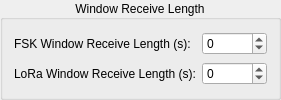
            <widget class="QGroupBox" name="groupBox_10">
             <property name="title">
              <string>Window Receive Length</string>
             </property>
             <property name="alignment">
              <set>Qt::AlignCenter</set>
             </property>
             <layout class="QGridLayout" name="gridLayout_12">
              <item row="1" column="0">
               <widget class="QLabel" name="label_34">
                <property name="text">
                 <string>LoRa Window Receive Length (s):</string>
                </property>
               </widget>
              </item>
              <item row="0" column="0">
               <widget class="QLabel" name="label_33">
                <property name="text">
                 <string>FSK Window Receive Length (s):</string>
                </property>
               </widget>
              </item>
              <item row="0" column="1">
               <widget class="QSpinBox" name="SystemInformation_WindowReceiveLength_FSKWindowReceiveLength_SpinBox">
                <property name="minimum">
                 <number>-99999</number>
                </property>
                <property name="maximum">
                 <number>99999</number>
                </property>
               </widget>
              </item>
              <item row="1" column="1">
               <widget class="QSpinBox" name="SystemInformation_WindowReceiveLength_LoraWindowReceiveLength_SpinBox">
                <property name="minimum">
                 <number>-99999</number>
                </property>
                <property name="maximum">
                 <number>99999</number>
                </property>
               </widget>
              </item>
             </layout>
            </widget>
